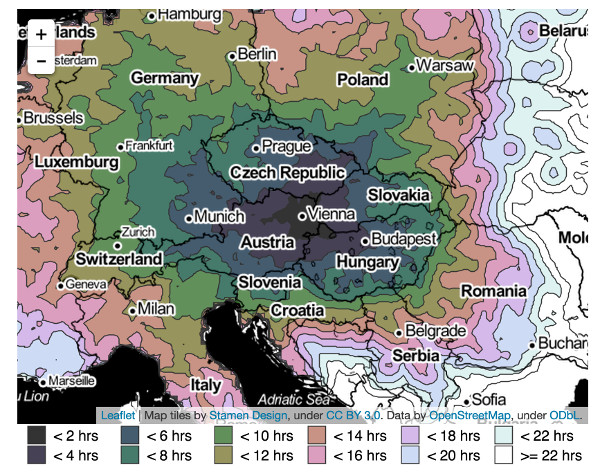
#> input picture 2016-01-24-isochrone-diff/img/isochrone_diff_itemprop.jpg, 600 x 476 px
$ python png_to_grayscale_array.py ../../2016-01-24-isochrone-diff/img/isochrone_diff_itemprop.jpg   (Python 2 division)   (older library calls are emulated)
#> lines starting #> are read from the running program, lines starting #| are printed output that depends on the picture
#!/usr/bin/python

import itertools as it
import json
import math
import numpy as np
import os.path as op
import random
import scipy.misc
import sys
import argparse

def rmsd(array1, array2):
    """Calculate the RMSD between the values in array1 and array2

    :array1: A vector of numbers.
    :array2: A vector of number.
    :returns: A number corresponding to the RMSD between the values
    """
    total = 0
    for n1, n2 in zip(array1, array2):
        total += (n1 - n2) ** 2
    total /= len(array1)

    return math.sqrt(total)

def stochastically_sampled_distance(color_array, num_points=10, threshold=2):
    """Calculate the stochastically_sampled_distance for this color array:

    1. Pick num_points points that correspond to value over threshold
    :color_array: A 2D array containing color values
    :num_points: The number of points to sample that correspond to a color
                 with a value greater than 'threshold'
    :threshold: The minimum color value to be considered for sampling
    :returns: A 1D (num_points * num_points / 2) array containing all
              all of the inter sampled-point distances
    """
    '''
    # Display the arrays we are comparing
    for row in color_array:
        print " ".join(map("{:3d}".format, row))
    print "------------------ threshold:", threshold
    '''
    rows, cols = np.where(color_array > threshold)
    indeces = zip(rows, cols)

    points = [random.choice(indeces) for i in xrange(num_points)]

    def dist(p1, p2):
        '''
        The distance between two points

        :p1: Index of point1
        :p2: Index of point2
        :return: Euclidean distance between these two indeces
        '''
        return math.sqrt((p1[0] - p2[0]) ** 2 + (p1[1] - p2[1]) ** 2)

    dists = []
    for p1, p2 in it.combinations(points, r=2):
        dists += [dist(p1,p2)]

    return sorted(dists)

def main():
    parser = argparse.ArgumentParser(description="Conver png images to greyscale color arrays")

    parser.add_argument('png_file', nargs='+')
    parser.add_argument('-n', '--num-points', type=int, default=10,
                        help='The number of points to sample')
    parser.add_argument('-r', '--resolution', type=int, default=20,
                        help="The resolution at which the image should be gridded")
    parser.add_argument('-t', '--threshold', type=int,  default=10,
                        help="The threshold above which to consider a pixel suitable for sampling")
    #parser.add_argument('-o', '--options', default='yo',
    #					 help="Some option", type='str')
    #parser.add_argument('-u', '--useless', action='store_true',
    #					 help='Another useless option')

    args = parser.parse_args()

    grayscale_array_distances = {}
    for png_file in args.png_file:
        filename = op.splitext(op.basename(png_file))[0]
        array = scipy.misc.imresize(scipy.misc.imread(png_file, True), (args.resolution,
            args.resolution) )
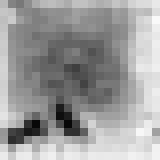
#> array: shape (20, 20) (shown 8 times larger); min 8, max 249, mean 156.5

        grayscale_array_distances[filename] = stochastically_sampled_distance(array,
                num_points=args.num_points, threshold=args.threshold)
#> in stochastically_sampled_distance, `rows, cols = np.where(color_array > threshold)`: rows = 398 values from 0 to 19; cols = 398 values, max 19 at index 19, min 0 at index 0, mean 9.52
#> in stochastically_sampled_distance, `indeces = zip(rows, cols)`: indeces = 398 pairs, first value 0 to 19, second value 0 to 19
#> in stochastically_sampled_distance, `points = [random.choice(indeces) for i in xrange(num_points)]`: points = [(9, 17), (19, 10), (10, 15), (1, 0), (6, 12), (13, 1), (12, 8), (10, 7), (7, 15), (12, 4)]
#> the loop in stochastically_sampled_distance, `for p1, p2 in it.combinations(points, r=2):` made 45 passes
#> (p1, p2) on passes 10 to 21: ((19, 10), (10, 15)), ((19, 10), (1, 0)), ((19, 10), (6, 12)), ((19, 10), (13, 1)), ((19, 10), (12, 8)), ((19, 10), (10, 7)), ((19, 10), (7, 15)), ((19, 10), (12, 4)), ((10, 15), (1, 0)), ((10, 15), (6, 12)), ((10, 15), (13, 1)), ((10, 15), (12, 8))
#> (p1, p2, dists) on passes 1 to 6: ((9, 17), (19, 10), [12.21]), ((9, 17), (10, 15), [12.21, 2.24]), ((9, 17), (1, 0), [12.21, 2.24, 18.79]), ((9, 17), (6, 12), [12.21, 2.24, 18.79, 5.83]), ((9, 17), (13, 1), [12.21, 2.24, 18.79, 5.83, 16.49]), ((9, 17), (12, 8), [12.21, 2.24, 18.79, 5.83, 16.49, 9.49])
#> after the loop in stochastically_sampled_distance, `for p1, p2 in it.combinations(points, r=2):`: dists = 45 values, max 20.59 at index 10, min 2.24 at index 1, mean 9.79

    for key1, key2 in it.combinations(sorted(grayscale_array_distances.keys()), r=2):
        #print grayscale_array_distances[key1]
        #print grayscale_array_distances[key2]
        print "{} | {}: {}:".format(key1, key2, rmsd(grayscale_array_distances[key1],
                                                     grayscale_array_distances[key2]))
#> this loop made 0 passes

if __name__ == "__main__":
    main()
